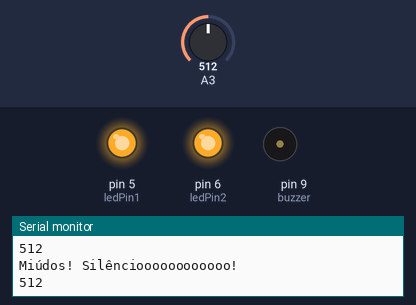
The sketch below on a simulated Arduino Uno, built with avr-gcc and run on an emulated ATmega328P. On the bench: output pins drawn as LEDs (lit = HIGH), buzzer (waves = sounding), the last lines printed to the serial monitor. Inputs (shaded band) come from the test bench; at power-on: A3 = 512.

Above: at 5.8 s.
5.9 s: A3 set to 26
At 6.7 s:
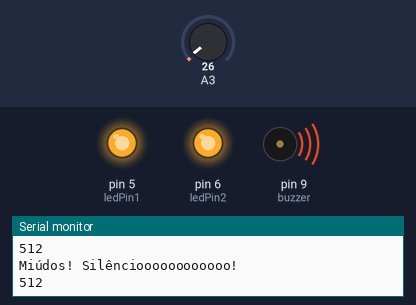
12.2 s: A3 set to 21
At 16.7 s:
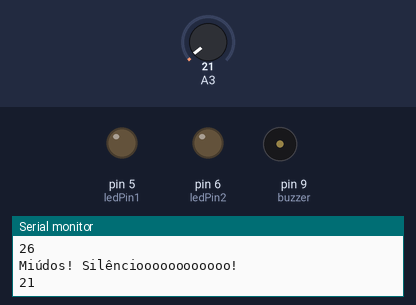
Timing chart, 0 to 18.2 s (numbered marks = the images above; inputs shaded):
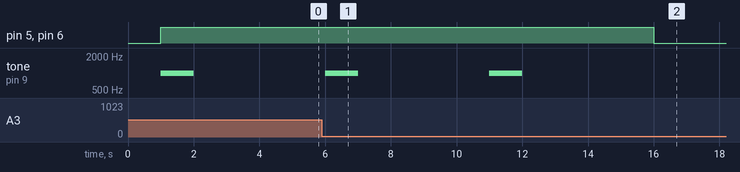

The sketch:

Sensor_som_02.ino
```cpp
const int limite = 25; // Define limite do que é considerado ruído
const int ledPin1 = 5; // Porta do led 1
const int ledPin2 = 6; // Porta do Led 2
int ledState = LOW;  // Estado do Led
const int buzzer = 9; //buzzer to arduino pin 9

void setup()
{
    pinMode(ledPin1, OUTPUT);
    pinMode(ledPin2, OUTPUT);
    Serial.begin(9600); // open serial port, set the baud rate to 9600 bps
    pinMode(buzzer, OUTPUT); // Set buzzer - pin 9 as an output

}
void loop()
{
    int barulho = analogRead(3);  //connect mic sensor to Analog 3

     // Debug
     Serial.println(barulho);//print the sound value to serial in decimal values (,DEC)
     delay(1000); // delay de apresentação do barulho


      // Liga led se valor do ruído for superior ao threshold
      // if the sensor reading is greater than the threshold:

  if (barulho >= limite) {

    // toggle the status of the ledPin:
    // update the LED pin itself:
      digitalWrite(ledPin1, HIGH);
      digitalWrite(ledPin2, HIGH);

      tone(buzzer, 1000); // Send 1KHz sound signal...
      delay(1000);        // ...for 1 sec
      noTone(buzzer);     // Stop sound...

    // send the string "Knock!" back to the computer, followed by newline
    Serial.println("Miúdos! Silêncioooooooooooo!");
    delay(3000);  // delay to avoid overloading the serial port buffer
  }
    else {
         digitalWrite(ledPin1, LOW);
          digitalWrite(ledPin2, LOW);
          delay(1000);  // delay to avoid overloading the serial port buffer
  }

}
```

Measured:
- the behaviour switches between 25 and 24 on A3 (found by bisection; images 1 and 2)
- after the input at 12.2 s, pin 5 (ledPin1), pin 6 (ledPin2): HIGH → LOW after 3.8 s; tone on pin 9 (buzzer): stops changing and stays silent
- by itself, tone on pin 9 (buzzer): alternates 1000 Hz for 1.0 s and silent for 4.0 s
